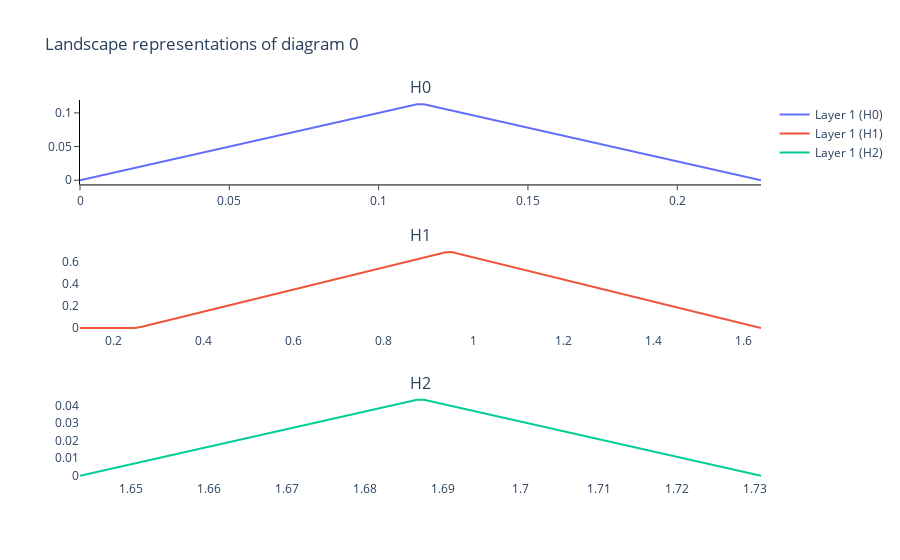

The notebook cell saved with this chart:
### Code cell
persistence_landscape2 = PL.fit_transform(persistence_diagram2)

PL.plot(persistence_landscape2)
